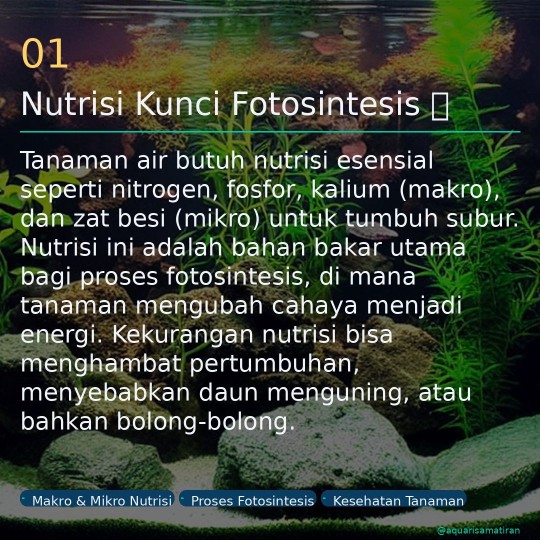
#> input picture accounts/aquarisamatiran/resource/photos/_sd_02_fact_01.jpg, 1080 x 1080 px (shown at 1/2 size)
$ python -i image_utils.py   (imports and definitions only)
#> lines starting #> are read from the running program, lines starting #| are printed output that depends on the picture
#> further down, picture is the input picture: PIL image 1080x1080 RGB; mean R, G, B 55.6, 64.4, 51.6
from io import BytesIO

import requests
from PIL import Image, ImageEnhance, ImageFilter


def download_image(url: str) -> Image.Image | None:
    try:
        r = requests.get(url, timeout=20)
        if r.status_code == 200:
            return Image.open(BytesIO(r.content)).convert("RGBA")
    except Exception as e:
        print(f"   ⚠️  Download gagal: {e}")
    return None


def apply_cartoon_effect(img: Image.Image) -> Image.Image:
    img = img.filter(ImageFilter.SMOOTH_MORE)
    enhancer = ImageEnhance.Color(img)
    img = enhancer.enhance(1.8)
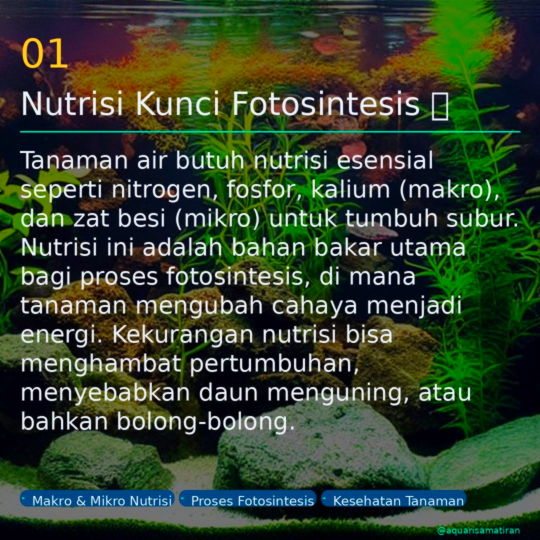
#> img: PIL image 1080x1080 RGB (shown at 1/2 size); mean R, G, B 52.5, 67.3, 46.5
    enhancer = ImageEnhance.Contrast(img)
    img = enhancer.enhance(1.2)
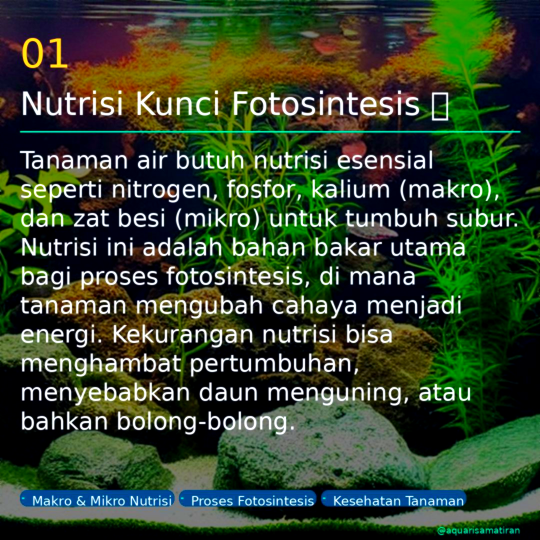
#> img: PIL image 1080x1080 RGB (shown at 1/2 size); mean R, G, B 53.4, 68.7, 45.4
    return img


def prepare_subject_image(url: str, size: tuple = (400, 400)) -> Image.Image | None:
    img = download_image(url)
    if img is None:
        return None

    img = apply_cartoon_effect(img)

    # Fit within target size without cropping — letterbox kalo perlu
    img.thumbnail(size, Image.LANCZOS)
    canvas = Image.new("RGBA", size, (0, 0, 0, 0))
    x = (size[0] - img.width) // 2
    y = (size[1] - img.height) // 2
    canvas.paste(img, (x, y), img)

    return canvas

>>> from PIL import Image
>>> picture = Image.open('../accounts/aquarisamatiran/resource/photos/_sd_02_fact_01.jpg')
>>> result = apply_cartoon_effect(picture)

$ run again, on accounts/aquarisamatiran/resource/photos/c1206_sd_05_fact_04.jpg
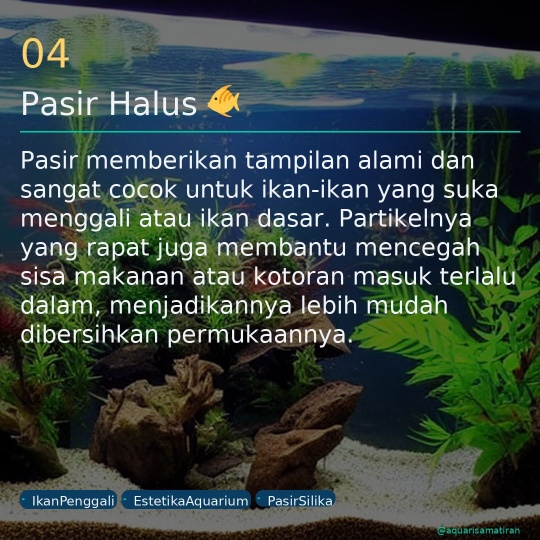
#> input picture accounts/aquarisamatiran/resource/photos/c1206_sd_05_fact_04.jpg, 1080 x 1080 px (shown at 1/2 size)
#> picture is the input picture: PIL image 1080x1080 RGB; mean R, G, B 53.1, 66.5, 61.8
#> in apply_cartoon_effect, `img = enhancer.enhance(1.8)`:
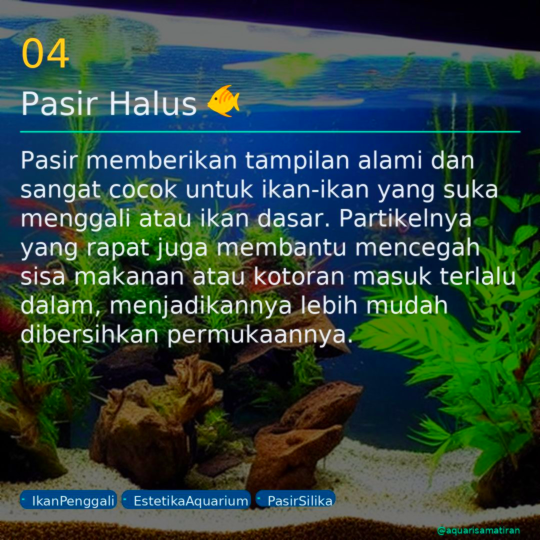
#> img: PIL image 1080x1080 RGB (shown at 1/2 size); mean R, G, B 46.4, 69.8, 63.7
#> in apply_cartoon_effect, `img = enhancer.enhance(1.2)`:
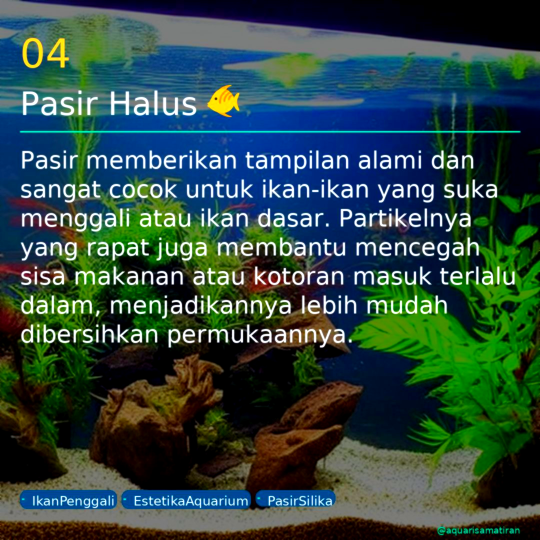
#> img: PIL image 1080x1080 RGB (shown at 1/2 size); mean R, G, B 45.7, 71.6, 65.8

$ run again, on accounts/aquarisamatiran/resource/photos/c1206_sd_07_fact_06.jpg
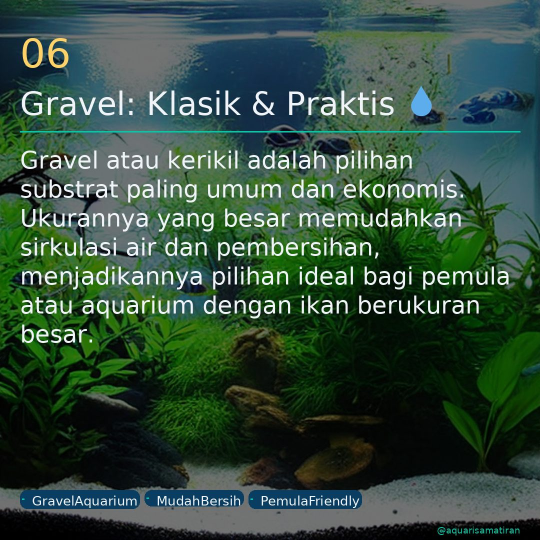
#> input picture accounts/aquarisamatiran/resource/photos/c1206_sd_07_fact_06.jpg, 1080 x 1080 px (shown at 1/2 size)
#> picture is the input picture: PIL image 1080x1080 RGB; mean R, G, B 51, 77.1, 62.2
#> in apply_cartoon_effect, `img = enhancer.enhance(1.8)`:
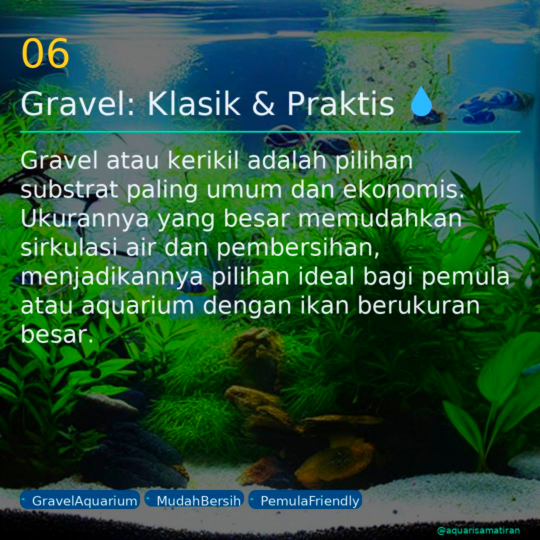
#> img: PIL image 1080x1080 RGB (shown at 1/2 size); mean R, G, B 39.4, 84.4, 61.3
#> in apply_cartoon_effect, `img = enhancer.enhance(1.2)`:
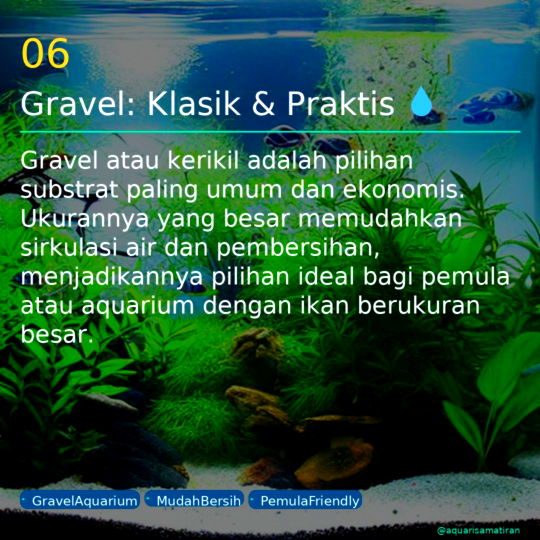
#> img: PIL image 1080x1080 RGB (shown at 1/2 size); mean R, G, B 38.4, 87.2, 63.8

$ run again, on accounts/aquarisamatiran/resource/photos/c1206_sd_08_fact_07.jpg
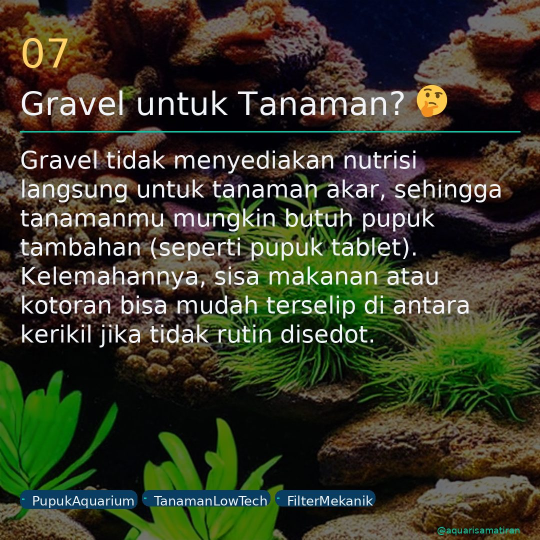
#> input picture accounts/aquarisamatiran/resource/photos/c1206_sd_08_fact_07.jpg, 1080 x 1080 px (shown at 1/2 size)
#> picture is the input picture: PIL image 1080x1080 RGB; mean R, G, B 56.9, 57.1, 40.6
#> in apply_cartoon_effect, `img = enhancer.enhance(1.8)`:
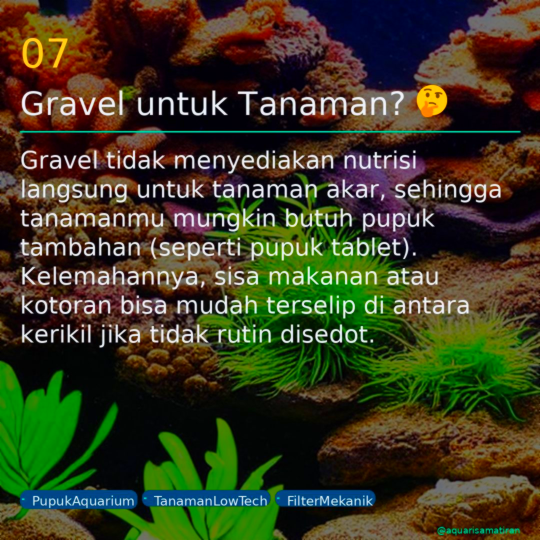
#> img: PIL image 1080x1080 RGB (shown at 1/2 size); mean R, G, B 59.2, 58.4, 33.9
#> in apply_cartoon_effect, `img = enhancer.enhance(1.2)`:
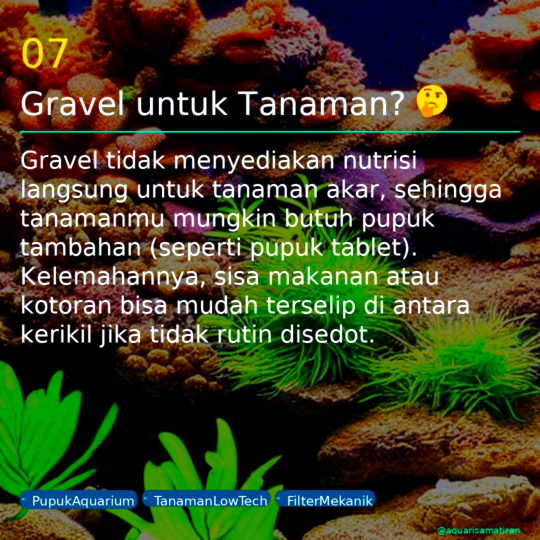
#> img: PIL image 1080x1080 RGB (shown at 1/2 size); mean R, G, B 61.4, 60.4, 33.2
